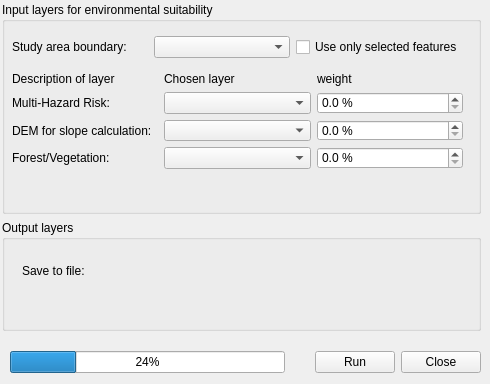
   <widget class="QWidget" name="environmental_suitability">
    <widget class="QgsCollapsibleGroupBox" name="groupbox_rasters_2">
     <property name="geometry">
      <rect>
       <x>2</x>
       <y>2</y>
       <width>479</width>
       <height>212</height>
      </rect>
     </property>
     <property name="title">
      <string>Input layers for environmental suitability</string>
     </property>
     <widget class="QWidget" name="layoutWidget_3">
      <property name="geometry">
       <rect>
        <x>10</x>
        <y>30</y>
        <width>451</width>
        <height>31</height>
       </rect>
      </property>
      <layout class="QGridLayout" name="gridLayout_13">
       <item row="0" column="2">
        <widget class="QCheckBox" name="checkBox_7">
         <property name="text">
          <string>Use only selected features</string>
         </property>
        </widget>
       </item>
       <item row="0" column="0">
        <widget class="QLabel" name="label_30">
         <property name="text">
          <string>Study area boundary: </string>
         </property>
        </widget>
       </item>
       <item row="0" column="1">
        <widget class="QgsMapLayerComboBox" name="env_map_layer_cmb_bx_boundary"/>
       </item>
      </layout>
     </widget>
     <widget class="QWidget" name="gridLayoutWidget_3">
      <property name="geometry">
       <rect>
        <x>10</x>
        <y>70</y>
        <width>451</width>
        <height>97</height>
       </rect>
      </property>
      <layout class="QGridLayout" name="gridLayout_2">
       <item row="0" column="2">
        <widget class="QLabel" name="label_32">
         <property name="maximumSize">
          <size>
           <width>1000</width>
           <height>160</height>
          </size>
         </property>
         <property name="text">
          <string>Chosen layer</string>
         </property>
        </widget>
       </item>
       <item row="2" column="0">
        <widget class="QLabel" name="label_26">
         <property name="text">
          <string>DEM for slope calculation: </string>
         </property>
        </widget>
       </item>
       <item row="0" column="0">
        <widget class="QLabel" name="label_31">
         <property name="text">
          <string>Description of layer</string>
         </property>
        </widget>
       </item>
       <item row="1" column="0">
        <widget class="QLabel" name="label_28">
         <property name="text">
          <string>Multi-Hazard Risk: </string>
         </property>
        </widget>
       </item>
       <item row="0" column="3">
        <widget class="QLabel" name="label_29">
         <property name="text">
          <string>weight</string>
         </property>
         <property name="alignment">
          <set>Qt::AlignLeading|Qt::AlignLeft|Qt::AlignVCenter</set>
         </property>
        </widget>
       </item>
       <item row="1" column="3">
        <widget class="QgsDoubleSpinBox" name="mQgsDoubleSpinBox_10">
         <property name="suffix">
          <string> %</string>
         </property>
         <property name="decimals">
          <number>1</number>
         </property>
        </widget>
       </item>
       <item row="2" column="3">
        <widget class="QgsDoubleSpinBox" name="mQgsDoubleSpinBox_11">
         <property name="suffix">
          <string> %</string>
         </property>
         <property name="decimals">
          <number>1</number>
         </property>
        </widget>
       </item>
       <item row="3" column="0">
        <widget class="QLabel" name="label_25">
         <property name="text">
          <string>Forest/Vegetation: </string>
         </property>
        </widget>
       </item>
       <item row="3" column="3">
        <widget class="QgsDoubleSpinBox" name="mQgsDoubleSpinBox_12">
         <property name="suffix">
          <string> %</string>
         </property>
         <property name="decimals">
          <number>1</number>
         </property>
        </widget>
       </item>
       <item row="1" column="2">
        <widget class="QgsMapLayerComboBox" name="env_map_layer_cmb_bx_hri"/>
       </item>
       <item row="2" column="2">
        <widget class="QgsMapLayerComboBox" name="env_map_layer_cmb_bx_dem"/>
       </item>
       <item row="3" column="2">
        <widget class="QgsMapLayerComboBox" name="env_map_layer_cmb_bx_forest"/>
       </item>
      </layout>
     </widget>
    </widget>
    <widget class="QgsCollapsibleGroupBox" name="mGroupBox_5">
     <property name="geometry">
      <rect>
       <x>2</x>
       <y>220</y>
       <width>479</width>
       <height>111</height>
      </rect>
     </property>
     <property name="title">
      <string>Output layers</string>
     </property>
     <widget class="QWidget" name="layoutWidget">
      <property name="geometry">
       <rect>
        <x>20</x>
        <y>30</y>
        <width>391</width>
        <height>42</height>
       </rect>
      </property>
      <layout class="QHBoxLayout" name="horizontalLayout_6">
       <item>
        <widget class="QLabel" name="label_24">
         <property name="text">
          <string>Save to file: </string>
         </property>
        </widget>
       </item>
       <item>
        <widget class="QgsFileWidget" name="env_file_wdgt_save_output">
         <property name="minimumSize">
          <size>
           <width>80</width>
           <height>35</height>
          </size>
         </property>
        </widget>
       </item>
      </layout>
     </widget>
    </widget>
    <widget class="QWidget" name="horizontalLayoutWidget_2">
     <property name="geometry">
      <rect>
       <x>10</x>
       <y>350</y>
       <width>471</width>
       <height>25</height>
      </rect>
     </property>
     <layout class="QHBoxLayout" name="horizontalLayout_7">
      <item>
       <widget class="QProgressBar" name="env_progress_bar">
        <property name="value">
         <number>24</number>
        </property>
       </widget>
      </item>
      <item>
       <spacer name="horizontalSpacer_7">
        <property name="orientation">
         <enum>Qt::Horizontal</enum>
        </property>
        <property name="sizeType">
         <enum>QSizePolicy::Fixed</enum>
        </property>
        <property name="sizeHint" stdset="0">
         <size>
          <width>24</width>
          <height>20</height>
         </size>
        </property>
       </spacer>
      </item>
      <item>
       <widget class="QPushButton" name="env_btn_run">
        <property name="text">
         <string>Run</string>
        </property>
       </widget>
      </item>
      <item>
       <widget class="QPushButton" name="env_btn_close">
        <property name="text">
         <string>Close</string>
        </property>
       </widget>
      </item>
     </layout>
    </widget>
   </widget>
